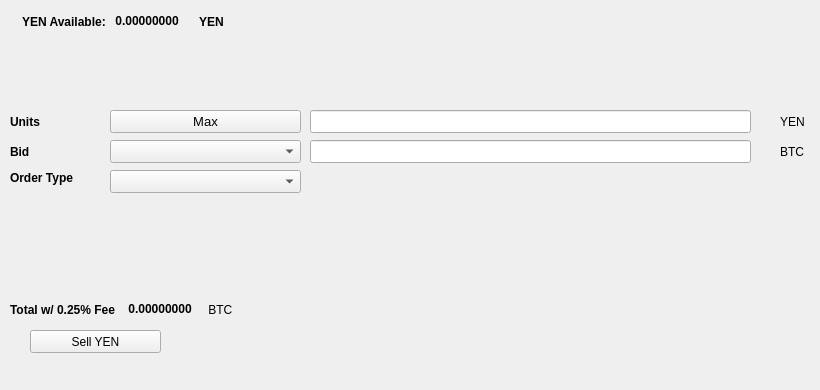
   <widget class="QWidget" name="SellTab">
    <attribute name="title">
     <string>Sell</string>
    </attribute>
    <widget class="QLabel" name="label_16">
     <property name="geometry">
      <rect>
       <x>780</x>
       <y>140</y>
       <width>31</width>
       <height>23</height>
      </rect>
     </property>
     <property name="text">
      <string>BTC</string>
     </property>
    </widget>
    <widget class="QComboBox" name="SellBidcomboBox">
     <property name="geometry">
      <rect>
       <x>110</x>
       <y>140</y>
       <width>191</width>
       <height>23</height>
      </rect>
     </property>
     <property name="font">
      <font>
       <pointsize>10</pointsize>
      </font>
     </property>
    </widget>
    <widget class="QLabel" name="label_18">
     <property name="geometry">
      <rect>
       <x>10</x>
       <y>110</y>
       <width>46</width>
       <height>23</height>
      </rect>
     </property>
     <property name="font">
      <font>
       <weight>75</weight>
       <bold>true</bold>
      </font>
     </property>
     <property name="text">
      <string>Units</string>
     </property>
    </widget>
    <widget class="QPushButton" name="Sell_Max_Amount">
     <property name="geometry">
      <rect>
       <x>110</x>
       <y>110</y>
       <width>191</width>
       <height>23</height>
      </rect>
     </property>
     <property name="font">
      <font>
       <pointsize>10</pointsize>
      </font>
     </property>
     <property name="text">
      <string>Max</string>
     </property>
    </widget>
    <widget class="QLabel" name="label_20">
     <property name="geometry">
      <rect>
       <x>10</x>
       <y>170</y>
       <width>91</width>
       <height>16</height>
      </rect>
     </property>
     <property name="font">
      <font>
       <weight>75</weight>
       <bold>true</bold>
      </font>
     </property>
     <property name="text">
      <string>Order Type</string>
     </property>
    </widget>
    <widget class="QComboBox" name="SellOrdertypeCombo">
     <property name="geometry">
      <rect>
       <x>110</x>
       <y>170</y>
       <width>191</width>
       <height>23</height>
      </rect>
     </property>
     <property name="font">
      <font>
       <pointsize>10</pointsize>
      </font>
     </property>
    </widget>
    <widget class="QLabel" name="label_21">
     <property name="geometry">
      <rect>
       <x>10</x>
       <y>140</y>
       <width>46</width>
       <height>23</height>
      </rect>
     </property>
     <property name="font">
      <font>
       <weight>75</weight>
       <bold>true</bold>
      </font>
     </property>
     <property name="text">
      <string>Bid</string>
     </property>
    </widget>
    <widget class="QLabel" name="label_22">
     <property name="geometry">
      <rect>
       <x>780</x>
       <y>110</y>
       <width>31</width>
       <height>23</height>
      </rect>
     </property>
     <property name="text">
      <string>YEN</string>
     </property>
    </widget>
    <widget class="QLineEdit" name="UnitsInputYEN">
     <property name="geometry">
      <rect>
       <x>310</x>
       <y>110</y>
       <width>441</width>
       <height>23</height>
      </rect>
     </property>
     <property name="font">
      <font>
       <pointsize>9</pointsize>
       <weight>75</weight>
       <bold>true</bold>
      </font>
     </property>
    </widget>
    <widget class="QLineEdit" name="SellBidPriceEdit">
     <property name="geometry">
      <rect>
       <x>310</x>
       <y>140</y>
       <width>441</width>
       <height>23</height>
      </rect>
     </property>
     <property name="font">
      <font>
       <pointsize>9</pointsize>
       <weight>75</weight>
       <bold>true</bold>
      </font>
     </property>
    </widget>
    <widget class="QPushButton" name="SellYENBTN">
     <property name="geometry">
      <rect>
       <x>30</x>
       <y>330</y>
       <width>131</width>
       <height>23</height>
      </rect>
     </property>
     <property name="text">
      <string>Sell YEN</string>
     </property>
     <property name="icon">
      <iconset resource="../cryptoyen">
       <normaloff>:/icons/bitcoin</normaloff>:/icons/bitcoin</iconset>
     </property>
    </widget>
    <widget class="QWidget" name="layoutWidget3">
     <property name="geometry">
      <rect>
       <x>22</x>
       <y>12</y>
       <width>258</width>
       <height>19</height>
      </rect>
     </property>
     <layout class="QHBoxLayout" name="horizontalLayout">
      <item>
       <widget class="QLabel" name="label232_2">
        <property name="font">
         <font>
          <weight>75</weight>
          <bold>true</bold>
         </font>
        </property>
        <property name="text">
         <string>YEN Available:</string>
        </property>
       </widget>
      </item>
      <item>
       <widget class="QLabel" name="YENAvailableLabel">
        <property name="palette">
         <palette>
          <active>
           <colorrole role="WindowText">
            <brush brushstyle="SolidPattern">
             <color alpha="255">
              <red>0</red>
              <green>0</green>
              <blue>0</blue>
             </color>
            </brush>
           </colorrole>
           <colorrole role="Button">
            <brush brushstyle="SolidPattern">
             <color alpha="255">
              <red>0</red>
              <green>170</green>
              <blue>0</blue>
             </color>
            </brush>
           </colorrole>
           <colorrole role="Light">
            <brush brushstyle="SolidPattern">
             <color alpha="255">
              <red>0</red>
              <green>255</green>
              <blue>0</blue>
             </color>
            </brush>
           </colorrole>
           <colorrole role="Midlight">
            <brush brushstyle="SolidPattern">
             <color alpha="255">
              <red>0</red>
              <green>212</green>
              <blue>0</blue>
             </color>
            </brush>
           </colorrole>
           <colorrole role="Dark">
            <brush brushstyle="SolidPattern">
             <color alpha="255">
              <red>0</red>
              <green>85</green>
              <blue>0</blue>
             </color>
            </brush>
           </colorrole>
           <colorrole role="Mid">
            <brush brushstyle="SolidPattern">
             <color alpha="255">
              <red>0</red>
              <green>113</green>
              <blue>0</blue>
             </color>
            </brush>
           </colorrole>
           <colorrole role="Text">
            <brush brushstyle="SolidPattern">
             <color alpha="255">
              <red>0</red>
              <green>170</green>
              <blue>0</blue>
             </color>
            </brush>
           </colorrole>
           <colorrole role="BrightText">
            <brush brushstyle="SolidPattern">
             <color alpha="255">
              <red>255</red>
              <green>255</green>
              <blue>255</blue>
             </color>
            </brush>
           </colorrole>
           <colorrole role="ButtonText">
            <brush brushstyle="SolidPattern">
             <color alpha="255">
              <red>0</red>
              <green>0</green>
              <blue>0</blue>
             </color>
            </brush>
           </colorrole>
           <colorrole role="Base">
            <brush brushstyle="SolidPattern">
             <color alpha="255">
              <red>255</red>
              <green>255</green>
              <blue>255</blue>
             </color>
            </brush>
           </colorrole>
           <colorrole role="Window">
            <brush brushstyle="SolidPattern">
             <color alpha="255">
              <red>0</red>
              <green>170</green>
              <blue>0</blue>
             </color>
            </brush>
           </colorrole>
           <colorrole role="Shadow">
            <brush brushstyle="SolidPattern">
             <color alpha="255">
              <red>0</red>
              <green>0</green>
              <blue>0</blue>
             </color>
            </brush>
           </colorrole>
           <colorrole role="AlternateBase">
            <brush brushstyle="SolidPattern">
             <color alpha="255">
              <red>127</red>
              <green>212</green>
              <blue>127</blue>
             </color>
            </brush>
           </colorrole>
           <colorrole role="ToolTipBase">
            <brush brushstyle="SolidPattern">
             <color alpha="255">
              <red>255</red>
              <green>255</green>
              <blue>220</blue>
             </color>
            </brush>
           </colorrole>
           <colorrole role="ToolTipText">
            <brush brushstyle="SolidPattern">
             <color alpha="255">
              <red>0</red>
              <green>0</green>
              <blue>0</blue>
             </color>
            </brush>
           </colorrole>
          </active>
          <inactive>
           <colorrole role="WindowText">
            <brush brushstyle="SolidPattern">
             <color alpha="255">
              <red>0</red>
              <green>0</green>
              <blue>0</blue>
             </color>
            </brush>
           </colorrole>
           <colorrole role="Button">
            <brush brushstyle="SolidPattern">
             <color alpha="255">
              <red>0</red>
              <green>170</green>
              <blue>0</blue>
             </color>
            </brush>
           </colorrole>
           <colorrole role="Light">
            <brush brushstyle="SolidPattern">
             <color alpha="255">
              <red>0</red>
              <green>255</green>
              <blue>0</blue>
             </color>
            </brush>
           </colorrole>
           <colorrole role="Midlight">
            <brush brushstyle="SolidPattern">
             <color alpha="255">
              <red>0</red>
              <green>212</green>
              <blue>0</blue>
             </color>
            </brush>
           </colorrole>
           <colorrole role="Dark">
            <brush brushstyle="SolidPattern">
             <color alpha="255">
              <red>0</red>
              <green>85</green>
              <blue>0</blue>
             </color>
            </brush>
           </colorrole>
           <colorrole role="Mid">
            <brush brushstyle="SolidPattern">
             <color alpha="255">
              <red>0</red>
              <green>113</green>
              <blue>0</blue>
             </color>
            </brush>
           </colorrole>
           <colorrole role="Text">
            <brush brushstyle="SolidPattern">
             <color alpha="255">
              <red>0</red>
              <green>170</green>
              <blue>0</blue>
             </color>
            </brush>
           </colorrole>
           <colorrole role="BrightText">
            <brush brushstyle="SolidPattern">
             <color alpha="255">
              <red>255</red>
              <green>255</green>
              <blue>255</blue>
             </color>
            </brush>
           </colorrole>
           <colorrole role="ButtonText">
            <brush brushstyle="SolidPattern">
             <color alpha="255">
              <red>0</red>
              <green>0</green>
              <blue>0</blue>
             </color>
            </brush>
           </colorrole>
           <colorrole role="Base">
            <brush brushstyle="SolidPattern">
             <color alpha="255">
              <red>255</red>
              <green>255</green>
              <blue>255</blue>
             </color>
            </brush>
           </colorrole>
           <colorrole role="Window">
            <brush brushstyle="SolidPattern">
             <color alpha="255">
              <red>0</red>
              <green>170</green>
              <blue>0</blue>
             </color>
            </brush>
           </colorrole>
           <colorrole role="Shadow">
            <brush brushstyle="SolidPattern">
             <color alpha="255">
              <red>0</red>
              <green>0</green>
              <blue>0</blue>
             </color>
            </brush>
           </colorrole>
           <colorrole role="AlternateBase">
            <brush brushstyle="SolidPattern">
             <color alpha="255">
              <red>127</red>
              <green>212</green>
              <blue>127</blue>
             </color>
            </brush>
           </colorrole>
           <colorrole role="ToolTipBase">
            <brush brushstyle="SolidPattern">
             <color alpha="255">
              <red>255</red>
              <green>255</green>
              <blue>220</blue>
             </color>
            </brush>
           </colorrole>
           <colorrole role="ToolTipText">
            <brush brushstyle="SolidPattern">
             <color alpha="255">
              <red>0</red>
              <green>0</green>
              <blue>0</blue>
             </color>
            </brush>
           </colorrole>
          </inactive>
          <disabled>
           <colorrole role="WindowText">
            <brush brushstyle="SolidPattern">
             <color alpha="255">
              <red>0</red>
              <green>85</green>
              <blue>0</blue>
             </color>
            </brush>
           </colorrole>
           <colorrole role="Button">
            <brush brushstyle="SolidPattern">
             <color alpha="255">
              <red>0</red>
              <green>170</green>
              <blue>0</blue>
             </color>
            </brush>
           </colorrole>
           <colorrole role="Light">
            <brush brushstyle="SolidPattern">
             <color alpha="255">
              <red>0</red>
              <green>255</green>
              <blue>0</blue>
             </color>
            </brush>
           </colorrole>
           <colorrole role="Midlight">
            <brush brushstyle="SolidPattern">
             <color alpha="255">
              <red>0</red>
              <green>212</green>
              <blue>0</blue>
             </color>
            </brush>
           </colorrole>
           <colorrole role="Dark">
            <brush brushstyle="SolidPattern">
             <color alpha="255">
              <red>0</red>
              <green>85</green>
              <blue>0</blue>
             </color>
            </brush>
           </colorrole>
           <colorrole role="Mid">
            <brush brushstyle="SolidPattern">
             <color alpha="255">
              <red>0</red>
              <green>113</green>
              <blue>0</blue>
             </color>
            </brush>
           </colorrole>
           <colorrole role="Text">
            <brush brushstyle="SolidPattern">
             <color alpha="255">
              <red>0</red>
              <green>85</green>
              <blue>0</blue>
             </color>
            </brush>
           </colorrole>
           <colorrole role="BrightText">
            <brush brushstyle="SolidPattern">
             <color alpha="255">
              <red>255</red>
              <green>255</green>
              <blue>255</blue>
             </color>
            </brush>
           </colorrole>
           <colorrole role="ButtonText">
            <brush brushstyle="SolidPattern">
             <color alpha="255">
              <red>0</red>
              <green>85</green>
              <blue>0</blue>
             </color>
            </brush>
           </colorrole>
           <colorrole role="Base">
            <brush brushstyle="SolidPattern">
             <color alpha="255">
              <red>0</red>
              <green>170</green>
              <blue>0</blue>
             </color>
            </brush>
           </colorrole>
           <colorrole role="Window">
            <brush brushstyle="SolidPattern">
             <color alpha="255">
              <red>0</red>
              <green>170</green>
              <blue>0</blue>
             </color>
            </brush>
           </colorrole>
           <colorrole role="Shadow">
            <brush brushstyle="SolidPattern">
             <color alpha="255">
              <red>0</red>
              <green>0</green>
              <blue>0</blue>
             </color>
            </brush>
           </colorrole>
           <colorrole role="AlternateBase">
            <brush brushstyle="SolidPattern">
             <color alpha="255">
              <red>0</red>
              <green>170</green>
              <blue>0</blue>
             </color>
            </brush>
           </colorrole>
           <colorrole role="ToolTipBase">
            <brush brushstyle="SolidPattern">
             <color alpha="255">
              <red>255</red>
              <green>255</green>
              <blue>220</blue>
             </color>
            </brush>
           </colorrole>
           <colorrole role="ToolTipText">
            <brush brushstyle="SolidPattern">
             <color alpha="255">
              <red>0</red>
              <green>0</green>
              <blue>0</blue>
             </color>
            </brush>
           </colorrole>
          </disabled>
         </palette>
        </property>
        <property name="font">
         <font>
          <weight>75</weight>
          <bold>true</bold>
         </font>
        </property>
        <property name="text">
         <string> 0.00000000 </string>
        </property>
        <property name="textInteractionFlags">
         <set>Qt::LinksAccessibleByMouse|Qt::TextSelectableByKeyboard|Qt::TextSelectableByMouse</set>
        </property>
       </widget>
      </item>
      <item>
       <widget class="QLabel" name="labelYEN">
        <property name="font">
         <font>
          <weight>75</weight>
          <bold>true</bold>
         </font>
        </property>
        <property name="text">
         <string>YEN</string>
        </property>
       </widget>
      </item>
     </layout>
    </widget>
    <widget class="QWidget" name="layoutWidget">
     <property name="geometry">
      <rect>
       <x>10</x>
       <y>300</y>
       <width>268</width>
       <height>19</height>
      </rect>
     </property>
     <layout class="QHBoxLayout" name="horizontalLayout_2">
      <item>
       <widget class="QLabel" name="label_19">
        <property name="font">
         <font>
          <weight>75</weight>
          <bold>true</bold>
         </font>
        </property>
        <property name="text">
         <string>Total w/ 0.25% Fee </string>
        </property>
       </widget>
      </item>
      <item>
       <widget class="QLabel" name="SellCostLabel">
        <property name="palette">
         <palette>
          <active>
           <colorrole role="WindowText">
            <brush brushstyle="SolidPattern">
             <color alpha="255">
              <red>0</red>
              <green>0</green>
              <blue>0</blue>
             </color>
            </brush>
           </colorrole>
           <colorrole role="Button">
            <brush brushstyle="SolidPattern">
             <color alpha="255">
              <red>0</red>
              <green>170</green>
              <blue>0</blue>
             </color>
            </brush>
           </colorrole>
           <colorrole role="Light">
            <brush brushstyle="SolidPattern">
             <color alpha="255">
              <red>0</red>
              <green>255</green>
              <blue>0</blue>
             </color>
            </brush>
           </colorrole>
           <colorrole role="Midlight">
            <brush brushstyle="SolidPattern">
             <color alpha="255">
              <red>0</red>
              <green>212</green>
              <blue>0</blue>
             </color>
            </brush>
           </colorrole>
           <colorrole role="Dark">
            <brush brushstyle="SolidPattern">
             <color alpha="255">
              <red>0</red>
              <green>85</green>
              <blue>0</blue>
             </color>
            </brush>
           </colorrole>
           <colorrole role="Mid">
            <brush brushstyle="SolidPattern">
             <color alpha="255">
              <red>0</red>
              <green>113</green>
              <blue>0</blue>
             </color>
            </brush>
           </colorrole>
           <colorrole role="Text">
            <brush brushstyle="SolidPattern">
             <color alpha="255">
              <red>0</red>
              <green>170</green>
              <blue>0</blue>
             </color>
            </brush>
           </colorrole>
           <colorrole role="BrightText">
            <brush brushstyle="SolidPattern">
             <color alpha="255">
              <red>255</red>
              <green>255</green>
              <blue>255</blue>
             </color>
            </brush>
           </colorrole>
           <colorrole role="ButtonText">
            <brush brushstyle="SolidPattern">
             <color alpha="255">
              <red>0</red>
              <green>0</green>
              <blue>0</blue>
             </color>
            </brush>
           </colorrole>
           <colorrole role="Base">
            <brush brushstyle="SolidPattern">
             <color alpha="255">
              <red>255</red>
              <green>255</green>
              <blue>255</blue>
             </color>
            </brush>
           </colorrole>
           <colorrole role="Window">
            <brush brushstyle="SolidPattern">
             <color alpha="255">
              <red>0</red>
              <green>170</green>
              <blue>0</blue>
             </color>
            </brush>
           </colorrole>
           <colorrole role="Shadow">
            <brush brushstyle="SolidPattern">
             <color alpha="255">
              <red>0</red>
              <green>0</green>
              <blue>0</blue>
             </color>
            </brush>
           </colorrole>
           <colorrole role="AlternateBase">
            <brush brushstyle="SolidPattern">
             <color alpha="255">
              <red>127</red>
              <green>212</green>
              <blue>127</blue>
             </color>
            </brush>
           </colorrole>
           <colorrole role="ToolTipBase">
            <brush brushstyle="SolidPattern">
             <color alpha="255">
              <red>255</red>
              <green>255</green>
              <blue>220</blue>
             </color>
            </brush>
           </colorrole>
           <colorrole role="ToolTipText">
            <brush brushstyle="SolidPattern">
             <color alpha="255">
              <red>0</red>
              <green>0</green>
              <blue>0</blue>
             </color>
            </brush>
           </colorrole>
          </active>
          <inactive>
           <colorrole role="WindowText">
            <brush brushstyle="SolidPattern">
             <color alpha="255">
              <red>0</red>
              <green>0</green>
              <blue>0</blue>
             </color>
            </brush>
           </colorrole>
           <colorrole role="Button">
            <brush brushstyle="SolidPattern">
             <color alpha="255">
              <red>0</red>
              <green>170</green>
              <blue>0</blue>
             </color>
            </brush>
           </colorrole>
           <colorrole role="Light">
            <brush brushstyle="SolidPattern">
             <color alpha="255">
              <red>0</red>
              <green>255</green>
              <blue>0</blue>
             </color>
            </brush>
           </colorrole>
           <colorrole role="Midlight">
            <brush brushstyle="SolidPattern">
             <color alpha="255">
              <red>0</red>
              <green>212</green>
              <blue>0</blue>
             </color>
            </brush>
           </colorrole>
           <colorrole role="Dark">
            <brush brushstyle="SolidPattern">
             <color alpha="255">
              <red>0</red>
              <green>85</green>
              <blue>0</blue>
             </color>
            </brush>
           </colorrole>
           <colorrole role="Mid">
            <brush brushstyle="SolidPattern">
             <color alpha="255">
              <red>0</red>
              <green>113</green>
              <blue>0</blue>
             </color>
            </brush>
           </colorrole>
           <colorrole role="Text">
            <brush brushstyle="SolidPattern">
             <color alpha="255">
              <red>0</red>
              <green>170</green>
              <blue>0</blue>
             </color>
            </brush>
           </colorrole>
           <colorrole role="BrightText">
            <brush brushstyle="SolidPattern">
             <color alpha="255">
              <red>255</red>
              <green>255</green>
              <blue>255</blue>
             </color>
            </brush>
           </colorrole>
           <colorrole role="ButtonText">
            <brush brushstyle="SolidPattern">
             <color alpha="255">
              <red>0</red>
              <green>0</green>
              <blue>0</blue>
             </color>
            </brush>
           </colorrole>
           <colorrole role="Base">
            <brush brushstyle="SolidPattern">
             <color alpha="255">
              <red>255</red>
              <green>255</green>
              <blue>255</blue>
             </color>
            </brush>
           </colorrole>
           <colorrole role="Window">
            <brush brushstyle="SolidPattern">
             <color alpha="255">
              <red>0</red>
              <green>170</green>
              <blue>0</blue>
             </color>
            </brush>
           </colorrole>
           <colorrole role="Shadow">
            <brush brushstyle="SolidPattern">
             <color alpha="255">
              <red>0</red>
              <green>0</green>
              <blue>0</blue>
             </color>
            </brush>
           </colorrole>
           <colorrole role="AlternateBase">
            <brush brushstyle="SolidPattern">
             <color alpha="255">
              <red>127</red>
              <green>212</green>
              <blue>127</blue>
             </color>
            </brush>
           </colorrole>
           <colorrole role="ToolTipBase">
            <brush brushstyle="SolidPattern">
             <color alpha="255">
              <red>255</red>
              <green>255</green>
              <blue>220</blue>
             </color>
            </brush>
           </colorrole>
           <colorrole role="ToolTipText">
            <brush brushstyle="SolidPattern">
             <color alpha="255">
              <red>0</red>
              <green>0</green>
              <blue>0</blue>
             </color>
            </brush>
           </colorrole>
          </inactive>
          <disabled>
           <colorrole role="WindowText">
            <brush brushstyle="SolidPattern">
             <color alpha="255">
              <red>0</red>
              <green>85</green>
              <blue>0</blue>
             </color>
            </brush>
           </colorrole>
           <colorrole role="Button">
            <brush brushstyle="SolidPattern">
             <color alpha="255">
              <red>0</red>
              <green>170</green>
              <blue>0</blue>
             </color>
            </brush>
           </colorrole>
           <colorrole role="Light">
            <brush brushstyle="SolidPattern">
             <color alpha="255">
              <red>0</red>
              <green>255</green>
              <blue>0</blue>
             </color>
            </brush>
           </colorrole>
           <colorrole role="Midlight">
            <brush brushstyle="SolidPattern">
             <color alpha="255">
              <red>0</red>
              <green>212</green>
              <blue>0</blue>
             </color>
            </brush>
           </colorrole>
           <colorrole role="Dark">
            <brush brushstyle="SolidPattern">
             <color alpha="255">
              <red>0</red>
              <green>85</green>
              <blue>0</blue>
             </color>
            </brush>
           </colorrole>
           <colorrole role="Mid">
            <brush brushstyle="SolidPattern">
             <color alpha="255">
              <red>0</red>
              <green>113</green>
              <blue>0</blue>
             </color>
            </brush>
           </colorrole>
           <colorrole role="Text">
            <brush brushstyle="SolidPattern">
             <color alpha="255">
              <red>0</red>
              <green>85</green>
              <blue>0</blue>
             </color>
            </brush>
           </colorrole>
           <colorrole role="BrightText">
            <brush brushstyle="SolidPattern">
             <color alpha="255">
              <red>255</red>
              <green>255</green>
              <blue>255</blue>
             </color>
            </brush>
           </colorrole>
           <colorrole role="ButtonText">
            <brush brushstyle="SolidPattern">
             <color alpha="255">
              <red>0</red>
              <green>85</green>
              <blue>0</blue>
             </color>
            </brush>
           </colorrole>
           <colorrole role="Base">
            <brush brushstyle="SolidPattern">
             <color alpha="255">
              <red>0</red>
              <green>170</green>
              <blue>0</blue>
             </color>
            </brush>
           </colorrole>
           <colorrole role="Window">
            <brush brushstyle="SolidPattern">
             <color alpha="255">
              <red>0</red>
              <green>170</green>
              <blue>0</blue>
             </color>
            </brush>
           </colorrole>
           <colorrole role="Shadow">
            <brush brushstyle="SolidPattern">
             <color alpha="255">
              <red>0</red>
              <green>0</green>
              <blue>0</blue>
             </color>
            </brush>
           </colorrole>
           <colorrole role="AlternateBase">
            <brush brushstyle="SolidPattern">
             <color alpha="255">
              <red>0</red>
              <green>170</green>
              <blue>0</blue>
             </color>
            </brush>
           </colorrole>
           <colorrole role="ToolTipBase">
            <brush brushstyle="SolidPattern">
             <color alpha="255">
              <red>255</red>
              <green>255</green>
              <blue>220</blue>
             </color>
            </brush>
           </colorrole>
           <colorrole role="ToolTipText">
            <brush brushstyle="SolidPattern">
             <color alpha="255">
              <red>0</red>
              <green>0</green>
              <blue>0</blue>
             </color>
            </brush>
           </colorrole>
          </disabled>
         </palette>
        </property>
        <property name="font">
         <font>
          <weight>75</weight>
          <bold>true</bold>
         </font>
        </property>
        <property name="autoFillBackground">
         <bool>false</bool>
        </property>
        <property name="text">
         <string> 0.00000000</string>
        </property>
        <property name="textInteractionFlags">
         <set>Qt::LinksAccessibleByMouse|Qt::TextSelectableByMouse</set>
        </property>
       </widget>
      </item>
      <item>
       <widget class="QLabel" name="label_17">
        <property name="font">
         <font>
          <weight>50</weight>
          <bold>false</bold>
         </font>
        </property>
        <property name="text">
         <string> BTC</string>
        </property>
       </widget>
      </item>
     </layout>
    </widget>
    <widget class="QLabel" name="label_23">
     <property name="geometry">
      <rect>
       <x>460</x>
       <y>300</y>
       <width>281</width>
       <height>81</height>
      </rect>
     </property>
     <property name="text">
      <string/>
     </property>
     <property name="pixmap">
      <pixmap>:/images/bittrex</pixmap>
     </property>
    </widget>
   </widget>
